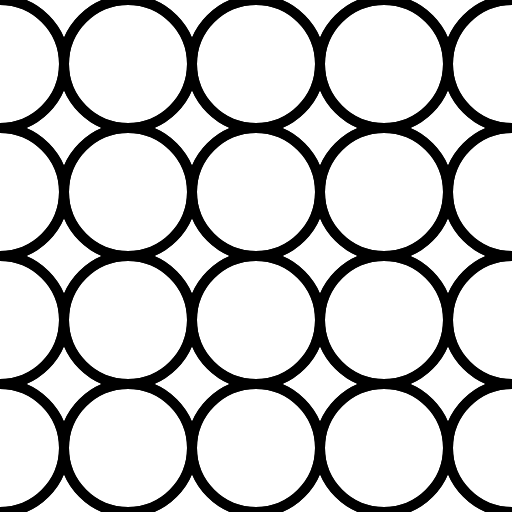
Frame 1 (no input)
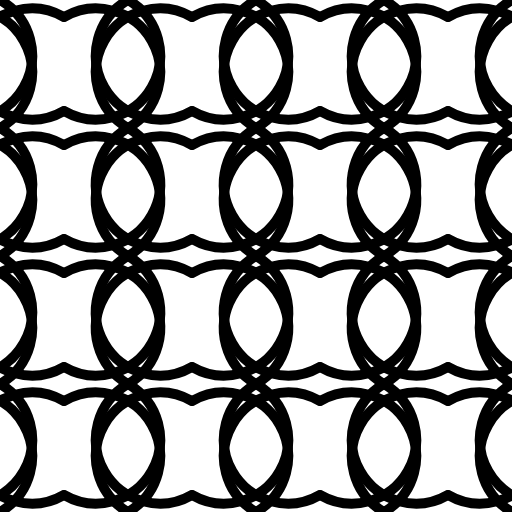
Frame 60 (no input)
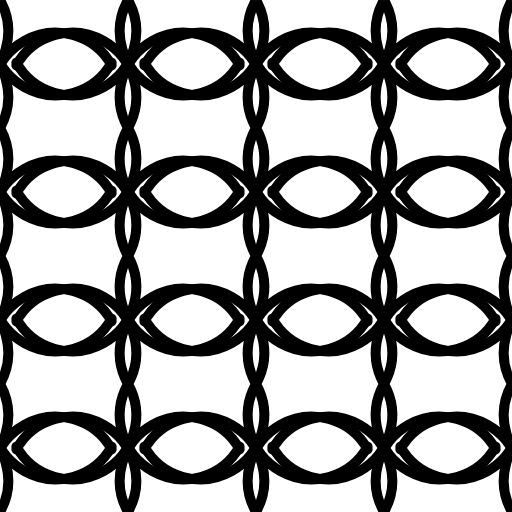
Frame 120 (the mouse pressed at the canvas centre since frame 60)

The p5.js sketch that drew these frames (run headless with seeded random() and noise() and a simulated clock; from frame 60 on, the mouse is pressed at the canvas centre):

// p5.js sketch
// ── sketch.js
const canvas_w = 512;
const canvas_h = 512;

const r = canvas_w / 4 / 2;

const eights = [];

function setup() {
  createCanvas(canvas_w, canvas_h);

  const buff = 0;
  for (let y = buff; y <= height - buff; y += 2 * r) {
    for (let x = buff; x <= width - buff; x += 2 * r) {
      const eight = new Eight(x, y, r);
      eights.push(eight);
    }
  }
}


function draw() {
  background(255);
  noFill();
  stroke(0);
  strokeWeight(10);

  for (const eight of eights) {
    eight.draw();
    eight.update();
  }
}


class Eight {
  constructor(x, y, r) {
    this.p = createVector(x, y);
    this.r = r;
    this.ss = [
      new S(x, y, r),
      new S(x, y, r, true),
    ];
  }

  update() {
    for (const s of this.ss) {
      s.update();
    }
  }

  draw() {
    for (const s of this.ss) {
      s.draw();
    }
  }
}


class S {
  constructor(x, y, r, flip) {
    this.p = createVector(x, y);
    this.r = r;
    this.flip = flip || false;

    this.a = 0;

    this.da = TWO_PI / 700;
    if (this.flip) {
      this.da *= -1;
    }

    this.pause = 0;
    this.elapsed = 0;
    this.paused = false;
  }

  update() {
    // pause when circles align
    if (abs(this.a % (PI / 2)) < 0.005 && !this.paused) {
      this.paused = true;
    }

    if (this.paused && this.elapsed <= this.pause) {
      this.elapsed++;
    } else {
      this.paused = false;
      this.elapsed = 0;

      this.a += this.da;

      if (abs(this.a) >= TWO_PI) {
        if (this.a > 0) {
          this.a -= TWO_PI;
        } else {
          this.a += TWO_PI;
        }
      }
    }
  }

  draw() {
    push();

    const { x, y } = this.p;
    const a1 = PI / 2;
    const a2 = -PI / 2;

    let y1 = -this.r;
    let y2 = this.r;

    if (this.flip) {
      [y1, y2] = [y2, y1];
    }

    translate(x, y);
    rotate(this.a);

    arc(0, y1, this.r * 2, this.r * 2, a1, a2);
    arc(0, y2, this.r * 2, this.r * 2, a2, a1);
    pop();
  }
}
